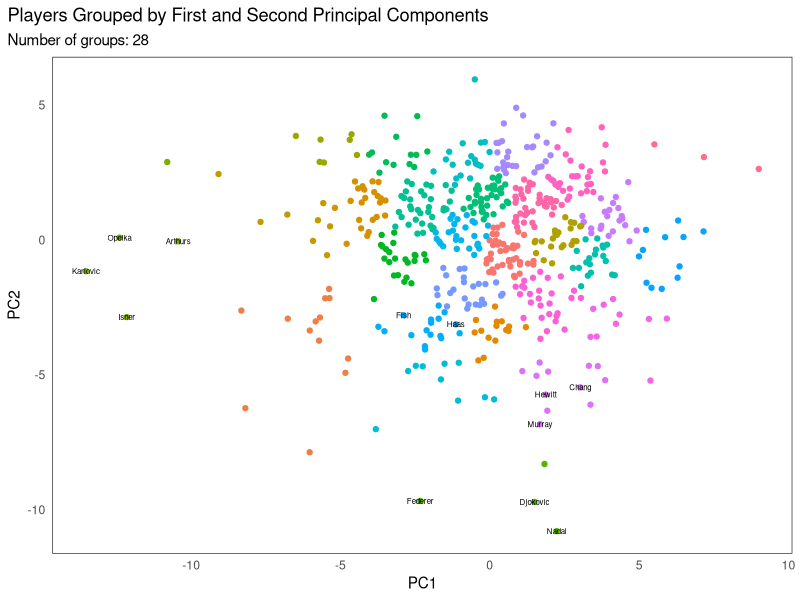

This chart was generated by the following R code:
library(tidyverse)
library(broom)
library(readxl)
library(openxlsx)


# Script to generate PCA coordinates and K-means clusters

tennis_clusters<-read_excel("./tennis_clusters.xlsx",1)

tennis_matrix <- tennis_clusters %>%
  select(-starts_with(c("number","pc1","pc2","cluster"))) %>% 
  select_if(is.numeric) %>% 
  as.matrix()


tennis_pca<-prcomp(
  tennis_matrix,
  center=TRUE,
  scale=TRUE
)

drop_vars <- c("BP_svd_ovpr_ratio", "BP_conv_ovpr_ratio", "df2s_pct", "1st_pct")

tennis_pca_revised <- tennis_clusters %>%
  select(-starts_with(c("number","pc1","pc2","cluster"))) %>% 
  select_if(is.numeric) %>%
  select(-drop_vars) %>% 
  as.matrix() %>% 
  prcomp(center = TRUE, scale = TRUE)

pca_coords <- augment(tennis_pca_revised) %>% 
  select(.rownames, .fittedPC1, .fittedPC2) %>% 
  mutate(.fittedPC1 = .fittedPC1 * -1)

set.seed(2308)

tennis_km <- kmeans(pca_coords %>% select(-.rownames), centers = 28) #set number of cluster centers

tennis_clusters_revised <- tennis_clusters %>% 
  select(-starts_with(c("pc1","pc2","cluster"))) %>% 
  mutate(cluster = factor(tennis_km$cluster)) %>% 
  mutate(pc1 = pca_coords$.fittedPC1,
         pc2 = pca_coords$.fittedPC2)

# Uncomment to write a new tennis_clusters xlsx file
# write.xlsx(tennis_clusters_revised, "../tennis_clusters.xlsx") #.. to go back a directory or .for in current directory

# # Run Charts
# tennis_pca_revised %>%
# fviz_contrib(choice = "var", axes = 1) %>%
# fviz_contrib(choice = "var", axes = 2)

cluster_plot<-ggplot(tennis_clusters_revised,
       aes(pc1, pc2, color=cluster))+
         geom_point(show.legend = FALSE)+
         theme_bw()+
         theme(panel.grid=element_blank(),
               axis.ticks = element_blank(),
               plot.title.position = "plot")+
         labs(x="PC1", 
              y="PC2", 
              title="Players Grouped by First and Second Principal Components",
              subtitle = "Number of groups: 28")

  # get coordinates: tennis_clusters_revised[which(tennis_clusters_revised$name == "John Isner"), ]$pc1
  cluster_plot<-cluster_plot+
  annotate("text",x=-12.15635,y=-2.859145, label="Isner", size=2)+
  annotate("text",x=-12.39951,y=0.0842846, label="Opelka", size=2)+
  annotate("text",x=-13.52525273,y=-1.160271, label="Karlovic", size=2)+
  annotate("text",x=-10.43659,y=-0.04998409, label="Arthurs", size=2)+
  annotate("text",x=1.870487,y=-5.733101, label="Hewitt", size=2)+
  annotate("text",x=3.023816,y=-5.464648, label="Chang", size=2)+
  annotate("text",x=1.681962,y=-6.828446, label="Murray", size=2)+
  annotate("text",x=-2.890758,y=-2.792262, label="Fish", size=2)+
  annotate("text",x=-1.138847,y=-3.1298978, label="Haas", size=2)+
  annotate("text",x=1.492485,y=-9.711259, label="Djokovic", size=2)+
  annotate("text",x=-2.328836,y=-9.677202, label="Federer", size=2)+
  annotate("text",x=2.239228,y=-10.79461, label="Nadal", size=2)
  
print(cluster_plot)
  

